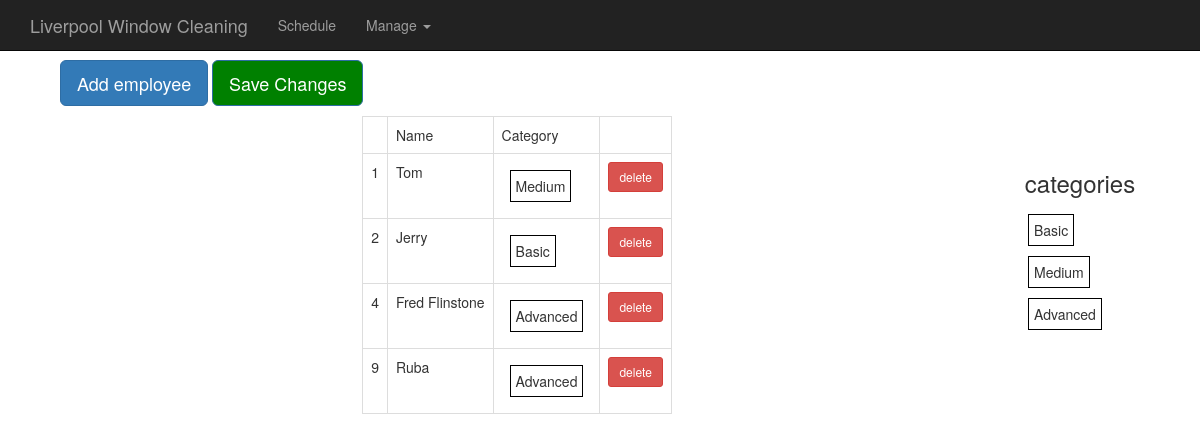
Page /employees on the earlier database version.
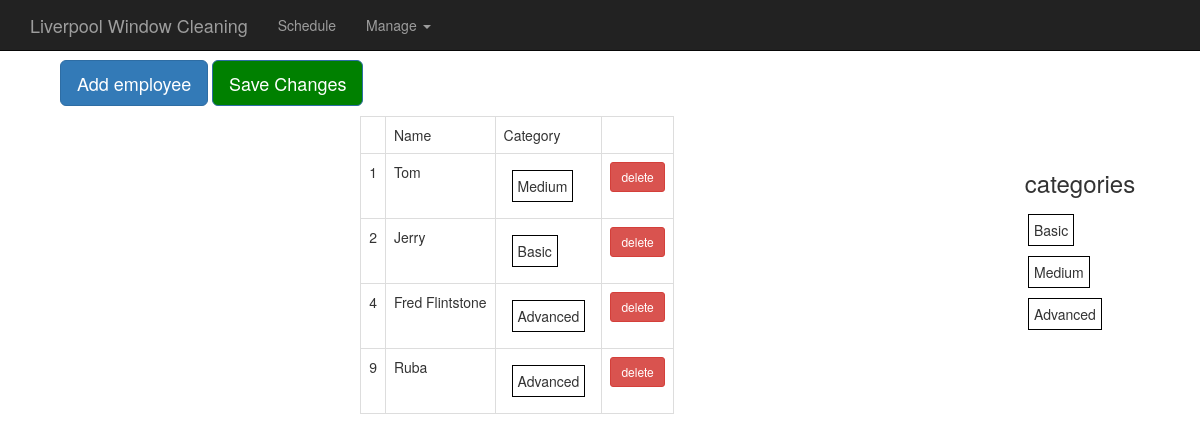
Same page on the later database version.
### daily/models.py (models this page shows, shortened)
class Employee(models.Model):
  name = models.CharField(max_length=100)
  category = models.ManyToManyField(Category)

### daily/views.py (the view)
# urls.py: url(r'^employees', views.manage_employees, name="employees"),
def manage_employees(request):
  employees = Employee.objects.all()
  categories = Category.objects.all()
  context = {'employees': employees, 'cats': categories}
  return render(request, 'daily/employees.html', context)

### daily/templates/daily/employees.html (shortened to what this page needs)
{% extends 'daily/base.html' %}
{% load static %}
{% block content %}
        <div id="form-fields">
          <button type="button" class="btn btn-primary btn-lg"
            id="new-emp-button" onclick="addEmployee()">Add employee</button>
          <button type="button" class="btn btn-primary btn-lg"
            id="save-button" onclick="updateEmployees()">Save Changes</button>
        </div>
        <div class="h-box">
          <table class="table table-bordered" id="general-table">
            <tbody>
              <tr>
                <td> </td>
                <td>Name</td>
                <td>Category</td>
                <td></td>
              </tr>
              {% for emp in employees.all %}
              <tr class="emp" id={{ emp.id }}>
                <td>{{ emp.id }}</td>
                <td class="emp-name-td">{{ emp.name }}</td>
                <td>
                  <ol class='sortable_with_drop cat_list'>
                    {% for cat in emp.category.all %}
                    <li class="flex-li cat">{{ cat.name }}</li>
                      {% endfor %}
                  </ol>
                </td>
                <td>
                  <button type="button" class="btn btn-sm btn-danger
                    delete">delete</button>
                </td>
              </tr>
              {% endfor %}
            </tbody>
          </table>
          <div class="v-box" id="sources">
            <div class="cats-list">
            <h3>categories</h3>
            <ol class='sortable_with_no_drop' id="cats-source">
              {% for cat in cats.all %}
              <li class="flex-li category">{{ cat.name }}</li>
              {% endfor %}
            </ol>
          </div>
          </div>
        </div>
      </body>
      {% endblock %}

Differences in the rows shown:
changed Employee id 4: name "Fred Flinstone" → "Fred Flintstone"
